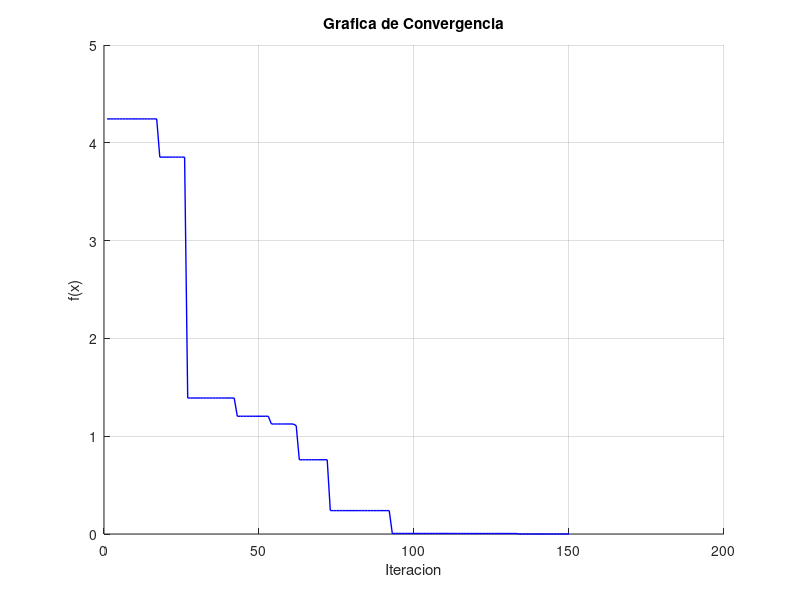
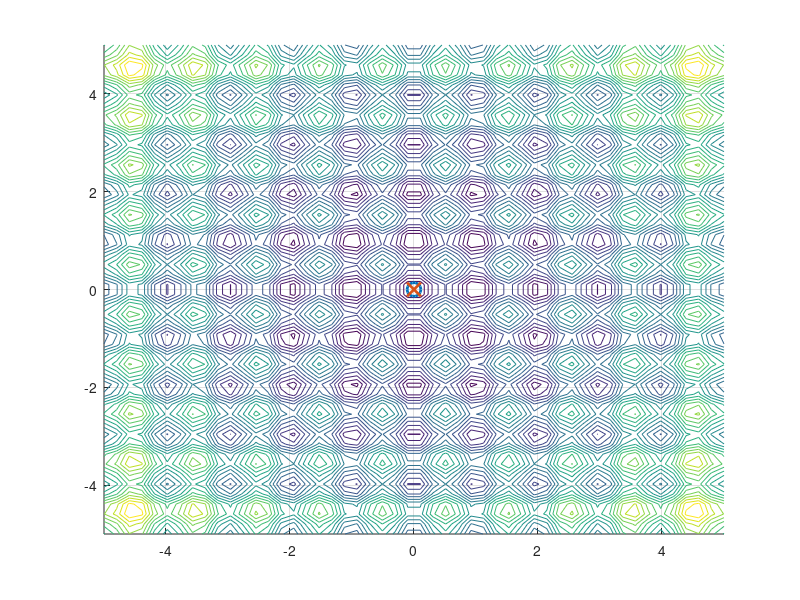
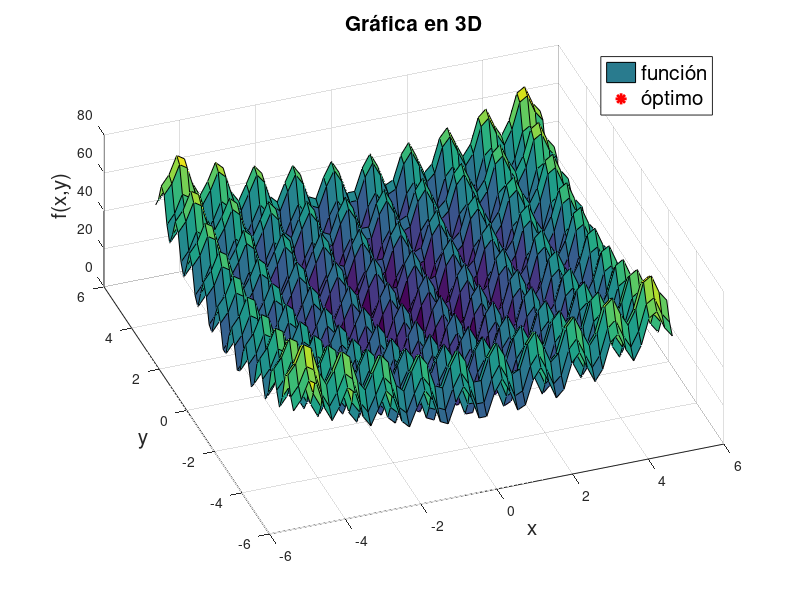

Write the MATLAB code that produced these figures, in order.
clear
clc
close all


%griewank
%f = @(x,y) 1 + (x.^2 + y.^2)/4000 - cos(x).*cos(y./sqrt(2));

%Rastrigin
f = @(x,y) 10*2 + x.^2 + y.^2 - 10*cos(2*pi*x) - 10*cos(2*pi*y);

%Sphere
%f = @(x,y) (x).^2 +(y).^2;

xl = [-5 -5]';
xu = [5 5]';

x_lim = linspace(-5,5,50); % límites para eje x, -5 es inferior, 5 es superior, con 50 puntos
y_lim = linspace(-5,5,50); % límites para eje y, -5 es inferior, 5 es superior, con 50 puntos
[X,Y] = meshgrid(x_lim,y_lim); % creamos una rejilla de puntos (x,y) para crear el plot
Z=f(X,Y);


G=150;
N=50;
D=2;


F=1.2; %1.2 o 0.6
CR=0.6;%0.6 o 0.9

x=zeros(D,N);
fitness=zeros(1,N);

for i=1:N %inicializacion
	    x(:,i) = xl+(xu-xl).*rand(D,1); 
        fitness(i)=f(x(1,i),x(2,i));
end

f_plot=zeros(1,G);

for n=1:G
    for i=1:N
        %mutacion
        rn=randperm(N,3);
        while ismember(i,rn) 
            rn=randperm(N,3);
        end
        r1=rn(1);
        r2=rn(2);
        r3=rn(3);
    
        v=x(:,r1)+F*(x(:,r1)-x(:,r3));
        %recombinacion
        u=zeros(D,1);

        for j=1:D
            r=rand;
    
            if r<=CR
                u(j)=v(j);
            else
                u(j)=x(j,i);
            end
        end
    
        %seleccion
        fitness_u =f(u(1),u(2));
    
        if fitness_u < fitness(i)
            x(:,i)=u;
            fitness(i)=fitness_u;
        end
    end
    [f_plot(n)]=min(fitness);
end
[~,ig]=min(fitness);

figure
hold on
grid on

plot(f_plot,'b-','LineWidth',1);
title('Grafica de Convergencia');
xlabel('Iteracion');
ylabel('f(x)');

figure
hold on
grid on


contour(X,Y,Z,20) % plot de la rejilla en 2D
plot(x(1, ig), x(2, ig), 'o', 'LineWidth',	2, 'MarkerSize', 10) % % plot del minimo encontrado
plot(x(1, ig), x(2, ig), 'x', 'LineWidth',	2, 'MarkerSize', 10) % % plot del minimo encontrado



figure
hold on
grid on

surf(X,Y,Z) % plot de la rejilla en 3D

plot3(x(1, ig),x(2, ig),f(x(1, ig),x(2, ig)), 'r*', 'LineWidth',	2, 'MarkerSize', 10) 


%la solucion se plotea en las coordenadas que resulten de la iteracion en
%el vector x0
legend({'función','óptimo'},'FontSize',15)

title('Gráfica en 3D','FontSize',15)
xlabel('x','FontSize',15)
ylabel('y','FontSize',15)
zlabel('f(x,y)','FontSize',15)
view([-20,60]) % estos valores definen la vista 3D del plot
